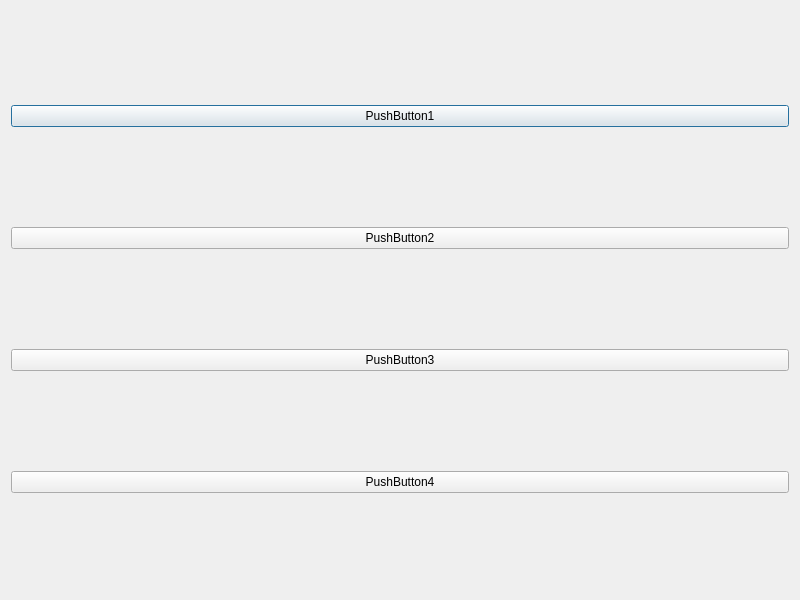
<?xml version="1.0" encoding="UTF-8"?>
<ui version="4.0">
 <class>Dialog</class>
 <widget class="QDialog" name="Dialog">
  <property name="geometry">
   <rect>
    <x>0</x>
    <y>0</y>
    <width>800</width>
    <height>600</height>
   </rect>
  </property>
  <property name="windowTitle">
   <string>Dialog</string>
  </property>
  <layout class="QVBoxLayout" name="verticalLayout">
   <item>
    <widget class="QPushButton" name="pushButton">
     <property name="text">
      <string>PushButton1</string>
     </property>
    </widget>
   </item>
   <item>
    <widget class="QPushButton" name="pushButton_2">
     <property name="text">
      <string>PushButton2</string>
     </property>
    </widget>
   </item>
   <item>
    <widget class="QPushButton" name="pushButton_3">
     <property name="text">
      <string>PushButton3</string>
     </property>
    </widget>
   </item>
   <item>
    <widget class="QPushButton" name="pushButton_4">
     <property name="text">
      <string>PushButton4</string>
     </property>
    </widget>
   </item>
  </layout>
 </widget>
 <resources/>
 <connections/>
</ui>
